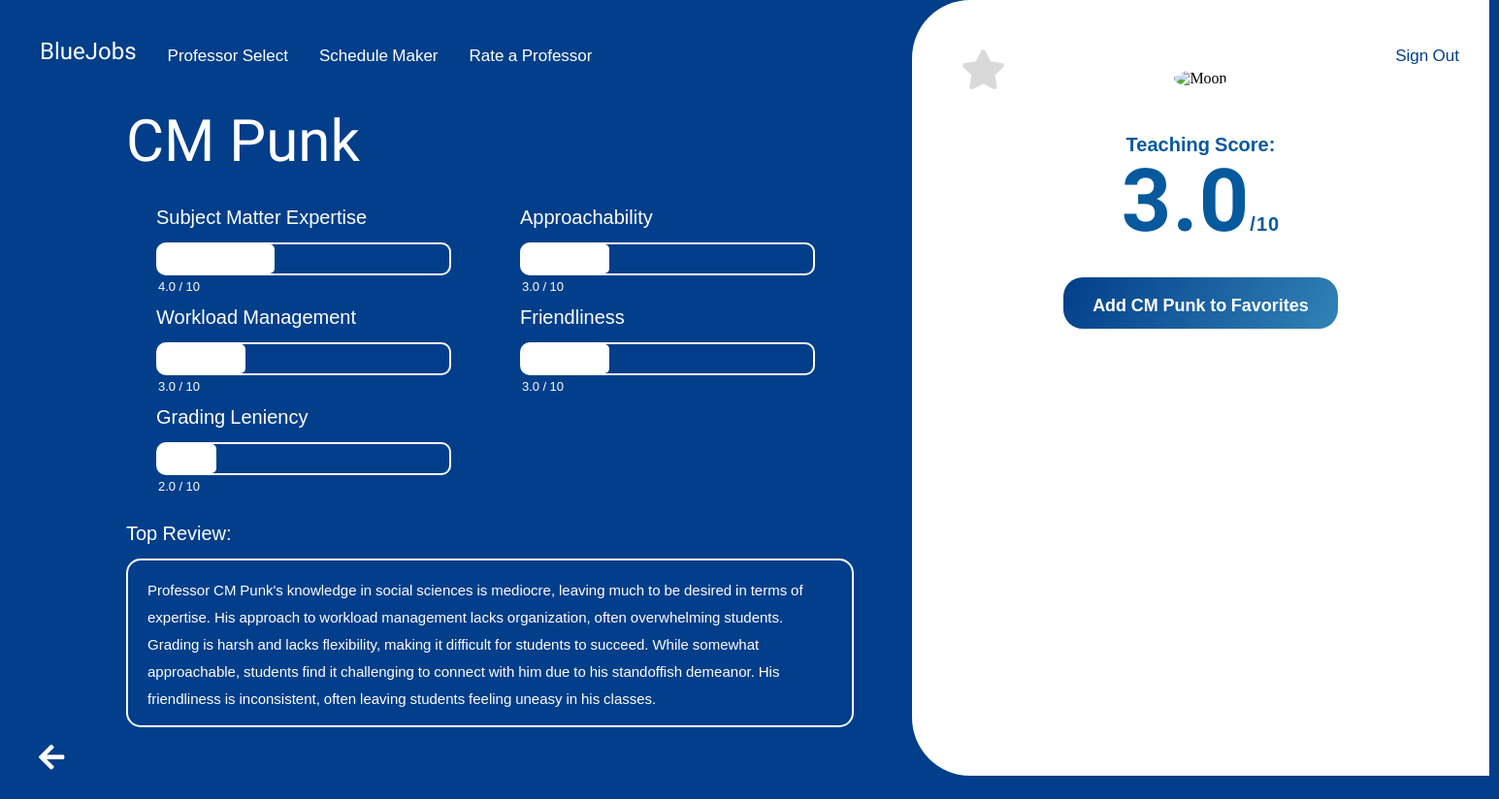
Screenshot of /professor_select/courses/4/professor/4/details (signed in) with the database file from the repository.
### professor_select/models.py (models this page shows, shortened)
class Professor (models.Model):
    professor_name = models.CharField(max_length = 255)
    email = models.EmailField(max_length = 255, unique = True)
    def __str__(self):
        return '{}'.format(self.professor_name)
    @property
    def score(self):
        ratings = ProfessorRating.objects.filter(professor = self)
        score = ratings.aggregate(Avg('subject_matter_expertise'),
                    Avg('workload_management'), Avg('grading_leniency'),
                    Avg('approachability'), Avg('friendliness'))
        score = sum(list(score.values()))/5
        return round(score, 2)

class ProfessorRating (models.Model):
    student = models.ForeignKey (Student, related_name = "professor_reviews",
                                 on_delete = models.CASCADE)
    professor = models.ForeignKey (Professor, related_name = "ratings",
                                 on_delete = models.CASCADE)
    course = models.ForeignKey (Course, related_name = "student_reviews",
                                 on_delete = models.CASCADE)
    rating_choices = [(x, x) for x in range (0, 11)]
    subject_matter_expertise = models.PositiveIntegerField(choices = rating_choices)
    workload_management = models.PositiveIntegerField(choices = rating_choices)
    grading_leniency = models.PositiveIntegerField(choices = rating_choices)
    approachability = models.PositiveIntegerField(choices = rating_choices)
    friendliness = models.PositiveIntegerField(choices = rating_choices)
    comment = models.TextField()
    rating_date_time = models.DateTimeField(default=datetime.now, blank=True)
    class Meta:
        constraints = [
            models.UniqueConstraint(fields=['student', 'professor', 'course'], name='student_rating')
        ]

### professor_select/views.py (the view)
# urls.py: path('courses/<int:course>/professor/<int:pk>/details', professor_detail_view, name = 'professor_details'),
def professor_detail_view(request, course, **kwarg) :
    if request.user.is_authenticated and request.user.is_student:
        current_user = request.user
        student = Student.objects.get(pk = current_user.pk)
        professor = Professor.objects.get(pk=kwarg['pk'])
        course = Course.objects.get(pk=course)
        args = {
            'professor': professor,
            'user': student,
            'course_selected': course
        }
        if len(professor.ratings.all()) > 0:
            comment = professor.ratings.annotate(
                upvote_count=Count('upvotes')).order_by('-upvote_count')[0].comment
            scores = professor.ratings.aggregate(Avg('subject_matter_expertise'),
                    Avg('workload_management'), Avg('grading_leniency'),
                    Avg('approachability'), Avg('friendliness'))
            args['comment'] = comment
            args['expertise'] =  round(scores['subject_matter_expertise__avg'], 2)
            args['workload'] = round(scores['workload_management__avg'], 2)
            args['grading'] = round(scores['grading_leniency__avg'], 2)
            args['approachability'] = round(scores['approachability__avg'], 2)
            args['friendliness'] = round(scores['friendliness__avg'], 2)
        else:
            args['comment'] = "No Ratings for this professor."
        '''
        the try-except fragment bellow checks if the professor has been added to student's favorites,
        catches when an empty query exception is raised
        '''
        try:
            if student.favorites.get(professor=professor, course=course) is not None:
                args['is_added'] = True
        except Exception as x:
            print(x)
            args['is_added'] = False
        return render(request,'professor_select/professor-details.html', args)
    else:
        return redirect('landing_page:home')

### professor_select/templates/professor_select/professor-details.html (shortened to what this page needs)
{% extends 'base.html' %}
{% load static %}
{% block content %}
    <ul class="navbar">
        <li><a class="bluejobsnav" href="{% url 'landing_page:homepage-student' %}">BlueJobs</a></li>
        <li><a href="{% url 'professor_select:course_select' %}">Professor Select</a></li>
        <li><a href="{% url 'schedule_maker:course_select' %}">Schedule Maker </a></li>
        <li><a href="{% url 'rate_a_professor:professor_list' %}">Rate a Professor</a></li>
        <li><a class="contrast-signout2" href="{% url 'landing_page:login' %}">Sign Out</a></li>
    </ul>
    <div class="prof-details">
        <div class="title-box">
            <h1 class="homepage-title">{{ professor }}</h1>
            <table>
                <tr>
                    <td>
                        <p>Subject Matter Expertise</p>
                        <div class="progress">
                            <div class="progress-bar" id="progress-bar-expertise"></div>
                            <div class="progress-value" id="progress-value-expertise"></div>
                        </div>
                    </td>
                    <td>
                        <p>Approachability</p>
                        <div class="progress">
                            <div class="progress-bar" id="progress-bar-approachability"></div>
                            <div class="progress-value" id="progress-value-approachability"></div>
                        </div>
                    </td>
                </tr>
                <tr>
                  <td>
                    <p>Workload Management</p>
                    <div class="progress">
                        <div class="progress-bar" id="progress-bar-workload"></div>
                        <div class="progress-value" id="progress-value-workload"></div>
                    </div>
                    </td>
                    <td>
                    <p>Friendliness</p>
                    <div class="progress">
                        <div class="progress-bar" id="progress-bar-friendliness"></div>
                        <div class="progress-value" id="progress-value-friendliness"></div>
                    </div>
                    </td>
                </tr>
                <tr>
                  <td>
                    <p>Grading Leniency</p>
                    <div class="progress">
                        <div class="progress-bar" id="progress-bar-grading"></div>
                        <div class="progress-value" id="progress-value-grading"></div>
                    </div>
                    </td>
                </tr>
              </table>
              <br>
            <p>Top Review:</p>
            <div class = "comment-box">
                <p>{{ comment }}</p>
            </div>
        </div>
        <div class="white-tile">
            <br><br><br><br>
            <img src="https://deadline.com/wp-content/uploads/2022/09/220909_TIFF_DAY-3_CAUSEWAY_Jennifer-Lawrence_06383-e1663373129372.jpg?w=1024" alt="Moon">
            <br><br>
            <h3>Teaching Score:</h3>
            <h2>{{ professor.score }}<small>/10</small></h2>
            <br><br>
            {% if is_added %}
            <div class="star-container-fave">
                <i class="fas fa-star"></i>
            </div>
            <a href = "{% url 'professor_select:remove_professor' course_selected.pk professor.pk %}" class="fave-buttton">Remove {{ professor }} from Favorites </a><br>
            {% else %}
            <a href = "{% url 'professor_select:add_professor' course_selected.pk professor.pk %}" class="fave-buttton">Add {{ professor }} to Favorites </a><br>
            <div class="star-container">
                <i class="fas fa-star"></i>
            </div>
            {% endif %}
        </div>
    </div>
    <a href="{% url 'professor_select:professor_list' course_selected.pk %}" class="back-arrow">
        <i class="fas fa-arrow-left"></i>
    </a>
{% endblock %}

### static/css/style.css (style rules this page uses)
body { background: linear-gradient(120deg, #023E8A, #023E8A, #5ABDDC, #0D9CCA); background-size: 300% 300%; animation: gradient 15s ease infinite; height: 100vh; margin: 0; overflow-x: hidden; overflow-y: hidden; }
.back-arrow { position: fixed; bottom: 50px; left: 40px; width: 10px; height: 10px; font-size: 30px; color: white; cursor: pointer; z-index: 9999; }
.title-box { position: absolute; left: 180px; top: 250px; }
.homepage-title { font-family: "Bowlby One SC", sans-serif; font-weight: 400; font-size: 100px; font-style: normal; color: white; padding-bottom: -40px; margin-top: 0; margin-bottom: 0; line-height: 120px; }
.star-container { position: absolute; top: 15px; left: 205px; text-align: center; color: #D9D9D9; }
.fa-star { font-size: 24px; }
.white-tile { position: absolute; background-color: white; text-align: center; border-radius: 60px 0 0 60px; width: 595px; height: 100vh; top: 0px; left: 940px; z-index: 500; }
.prof-details .title-box { position: absolute; left: 130px; top: 110px !important; max-width: 750px; }
.prof-details .homepage-title { max-width: 800px; font-size: 60px !important; line-height: 1.2; }
.prof-details table p { margin-bottom: 10px; }
.prof-details table { width: 100%; border-collapse: collapse; margin-left: 30px; }
.prof-details th, .prof-details td { border: none; padding-right: 20px; text-align: left; }
.prof-details td { width: 300px; height: 100px; color: white; font-family: "Noto Sans Khojki", sans-serif; font-size: 20px; }
.prof-details table tr { margin-top: 80px; }
.prof-details p { color: white; font-family: "Noto Sans Khojki", sans-serif; font-size: 20px; }
.prof-details small { font-family: "Noto Sans Khojki", sans-serif; font-size: 20px; }
.prof-details h3 { font-family: "Noto Sans Khojki", sans-serif; font-size: 20px; color: #07599D; margin-top: 20px; margin-left: 0px; }
.prof-details a { font-family: "Noto Sans Khojki", sans-serif; font-size: 20px; color: #07599D; }
.prof-details h2 { font-family: "Bowlby One SC", sans-serif; font-size: 90px; letter-spacing: 1px; color: #07599D; margin-top: -30px; margin-bottom: 0px; margin-left: 0px;; }
.progress { width: 300px; height: 30px; background-color: transparent; border: 2px solid white; border-radius: 10px; margin: 0px; position: relative; }
.progress-bar { height: 100%; background-color: white; border-radius: 5px; transition: width 0.3s ease-in-out; }
.progress-value { font-size: 13px; }
.prof-details .comment-box { border: 2px solid white; border-radius: 15px; margin-top: -10px; padding-left: 20px; padding-right: 20px; }
.prof-details .comment-box p { font-size: 15px; }
.prof-details img { margin-top: 0px; margin-left: 0px; width: 340px; height: 340px; object-fit: cover; border-radius: 50%; z-index: 9999; }
.contrast-signout2 { color: #02408B !important; }
.prof-details .star-container { position: absolute; top: 60px; left: 60px; transform: scale(1.7); text-align: center; color: #D9D9D9; }
.prof-details a { border: none; border-radius: 20px; background: #02408B; color: white; text-decoration: none; font-weight: bold; font-size: 18px; transition: 0.4s; margin: 20px 0px; margin-bottom: -20px; background: linear-gradient(120deg, #023E8A, #5ABDDC, #0D9CCA); background-size: 400%; padding-left: 30px; padding-right: 30px; padding-top: 10px; padding-bottom: 10px; }
.navbar { position: relative; list-style-type: none; margin: 25px; padding: 0; overflow: hidden; background-color: transparent; font-family: "Noto Sans Khojki", sans-serif; font-weight: 400; font-style: normal; font-size: 17px; z-index: 9999; }
.navbar li:last-child { float: right; }
.bluejobsnav { font-family: "Bowlby One SC", sans-serif; font-weight: 400; font-size: 24px; font-style: normal; }
li { float: left; }
li a { display: block; color: white; text-align: center; padding: 14px 16px; text-decoration: none; border-radius: 10px; transition: 0.3s; float: left; }

### rows the page displays
Professor: professor_name "CM Punk", score "3.0"
ProfessorRating: comment "Professor CM Punk's knowledge in social sciences is mediocre, leaving much to be desired in terms of expertise. His approach to workload management lacks organization, often overwhelming students. Grading is harsh and lacks flexibility, making it difficult for students to succeed. While somewhat approachable, students find it challenging to connect with him due to his standoffish demeanor. His friendliness is inconsistent, often leaving students feeling uneasy in his classes."
